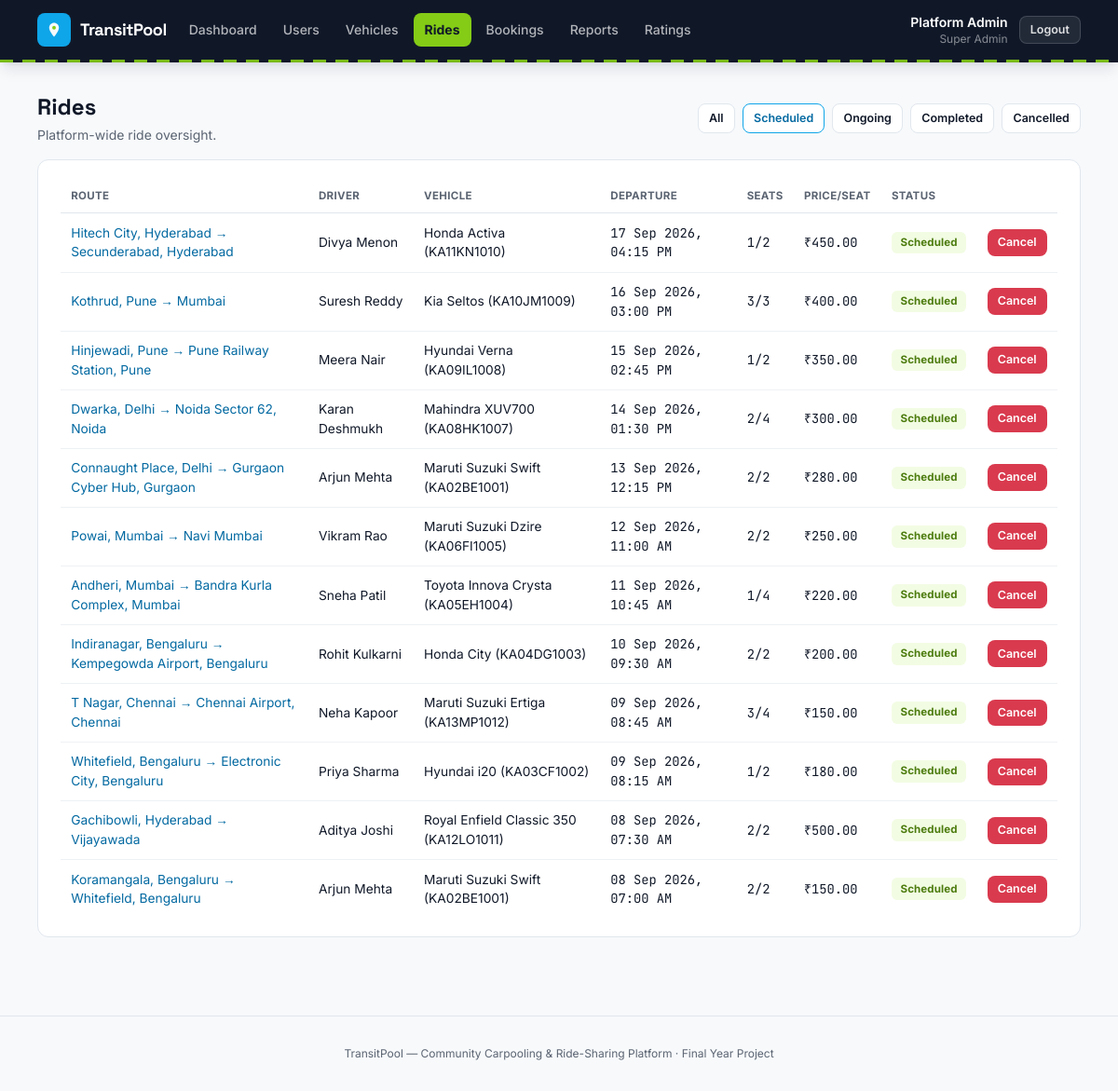
Screenshot of /index.php?route=admin/rides&status=scheduled (signed in) with the database file from the repository.
### tables this page shows
CREATE TABLE rides (
    id               INT UNSIGNED AUTO_INCREMENT PRIMARY KEY,
    driver_id        INT UNSIGNED NOT NULL,
    vehicle_id       INT UNSIGNED NOT NULL,
    origin           VARCHAR(120) NOT NULL,
    destination      VARCHAR(120) NOT NULL,
    departure_at     DATETIME NOT NULL,
    seats_total      TINYINT UNSIGNED NOT NULL,
    seats_available  TINYINT UNSIGNED NOT NULL,
    price_per_seat   DECIMAL(8,2) NOT NULL,
    notes            VARCHAR(255) NULL,
    status           ENUM('scheduled','ongoing','completed','cancelled') NOT NULL DEFAULT 'scheduled',
    created_at       TIMESTAMP NOT NULL DEFAULT CURRENT_TIMESTAMP,
    CONSTRAINT fk_rides_driver  FOREIGN KEY (driver_id)  REFERENCES users(id)    ON DELETE CASCADE,
    CONSTRAINT fk_rides_vehicle FOREIGN KEY (vehicle_id) REFERENCES vehicles(id) ON DELETE RESTRICT,
    INDEX idx_rides_driver (driver_id),
    INDEX idx_rides_search (status, departure_at),
    INDEX idx_rides_origin (origin),
    INDEX idx_rides_destination (destination)
);

CREATE TABLE users (
    id         INT UNSIGNED AUTO_INCREMENT PRIMARY KEY,
    name       VARCHAR(120)    NOT NULL,
    email      VARCHAR(150)    NOT NULL UNIQUE,
    phone      VARCHAR(20)     NOT NULL,
    password   VARCHAR(255)    NOT NULL,
    role       ENUM('super_admin','driver','rider') NOT NULL,
    status     ENUM('active','inactive') NOT NULL DEFAULT 'active',
    created_at TIMESTAMP NOT NULL DEFAULT CURRENT_TIMESTAMP
);

CREATE TABLE vehicles (
    id            INT UNSIGNED AUTO_INCREMENT PRIMARY KEY,
    driver_id     INT UNSIGNED NOT NULL,
    make          VARCHAR(60)  NOT NULL,
    model         VARCHAR(60)  NOT NULL,
    color         VARCHAR(30)  NOT NULL,
    plate_number  VARCHAR(20)  NOT NULL UNIQUE,
    vehicle_type  ENUM('hatchback','sedan','suv','bike') NOT NULL,
    total_seats   TINYINT UNSIGNED NOT NULL,
    status        ENUM('active','inactive') NOT NULL DEFAULT 'active',
    created_at    TIMESTAMP NOT NULL DEFAULT CURRENT_TIMESTAMP,
    CONSTRAINT fk_vehicles_driver FOREIGN KEY (driver_id) REFERENCES users(id) ON DELETE CASCADE,
    INDEX idx_vehicles_driver (driver_id)
);

### app/controllers/AdminController.php (called while the page is built, shortened)
<?php
require_once __DIR__ . '/../models/Ride.php';
class AdminController
{
    public function rides(): void
    {
        $status = $_GET['status'] ?? '';
        $rides = Ride::all($status);
        require __DIR__ . '/../views/admin/rides.php';
    }
}

### public/index.php (called while the page is built, shortened)
<?php
require_once __DIR__ . '/../core/helpers.php';
require_once __DIR__ . '/../app/models/Ride.php';
require_once __DIR__ . '/../app/controllers/AdminController.php';
$router = new Router();
$router->get('login', fn() => (new AuthController())->showLogin());
$router->post('login', fn() => (new AuthController())->login());
$router->get('register', fn() => (new AuthController())->showRegister());
$router->post('register', fn() => (new AuthController())->register());
$router->post('logout', fn() => (new AuthController())->logout());
$router->get('admin/dashboard', fn() => (new AdminController())->dashboard());
$router->get('admin/users', fn() => (new AdminController())->users());
$router->post('admin/users/status', fn() => (new AdminController())->userStatus());
$router->get('admin/vehicles', fn() => (new AdminController())->vehicles());
$router->post('admin/vehicles/status', fn() => (new AdminController())->vehicleStatus());
$router->get('admin/rides', fn() => (new AdminController())->rides());
$router->get('admin/rides/show', fn() => (new AdminController())->rideShow());
$router->post('admin/rides/cancel', fn() => (new AdminController())->rideCancel());
$router->get('admin/bookings', fn() => (new AdminController())->bookings());
$router->get('admin/ratings', fn() => (new AdminController())->ratings());
$router->get('admin/reports', fn() => (new AdminController())->reports());
$router->post('admin/reports/resolve', fn() => (new AdminController())->reportResolve());
$router->get('driver/dashboard', fn() => (new DriverController())->dashboard());
$router->get('driver/vehicles', fn() => (new DriverController())->vehicles());
$router->get('driver/vehicles/new', fn() => (new DriverController())->vehicleNew());
$router->post('driver/vehicles/store', fn() => (new DriverController())->vehicleStore());
$router->get('driver/vehicles/edit', fn() => (new DriverController())->vehicleEdit());
$router->post('driver/vehicles/update', fn() => (new DriverController())->vehicleUpdate());
$router->post('driver/vehicles/deactivate', fn() => (new DriverController())->vehicleDeactivate());
$router->post('driver/vehicles/activate', fn() => (new DriverController())->vehicleActivate());
$router->get('driver/rides', fn() => (new DriverController())->rides());
$router->get('driver/rides/new', fn() => (new DriverController())->rideNew());
$router->post('driver/rides/store', fn() => (new DriverController())->rideStore());
$router->get('driver/rides/edit', fn() => (new DriverController())->rideEdit());
$router->post('driver/rides/update', fn() => (new DriverController())->rideUpdate());
$router->post('driver/rides/cancel', fn() => (new DriverController())->rideCancel());
$router->post('driver/rides/start', fn() => (new DriverController())->rideStart());
$router->post('driver/rides/complete', fn() => (new DriverController())->rideComplete());
$router->get('driver/rides/roster', fn() => (new DriverController())->roster());
$router->get('driver/rides/rate', fn() => (new DriverController())->rateRiders());
$router->post('driver/ratings/store', fn() => (new DriverController())->rateRiderStore());
$router->get('driver/profile', fn() => (new DriverController())->profile());
$router->get('rider/dashboard', fn() => (new RiderController())->dashboard());
$router->get('rider/search', fn() => (new RiderController())->search());
$router->get('rider/rides/show', fn() => (new RiderController())->rideShow());
$router->post('rider/bookings/store', fn() => (new RiderController())->bookingStore());
$router->get('rider/bookings', fn() => (new RiderController())->bookings());
$router->post('rider/bookings/cancel', fn() => (new RiderController())->bookingCancel());
$router->get('rider/rides/rate', fn() => (new RiderController())->rateDriver());
$router->post('rider/ratings/store', fn() => (new RiderController())->rateDriverStore());
$router->get('rider/profile', fn() => (new RiderController())->profile());
$router->get('reports/new', fn() => (new ReportController())->newForm());
$router->post('reports/store', fn() => (new ReportController())->store());
$route = $_GET['route'] ?? '';
$router->dispatch($_SERVER['REQUEST_METHOD'], $route);

### core/Router.php (called while the page is built, shortened)
<?php
class Router
{
    private array $routes = ['GET' => [], 'POST' => []];
    public function get(string $route, callable $handler): void
    {
        $this->routes['GET'][$route] = $handler;
    }
    public function post(string $route, callable $handler): void
    {
        $this->routes['POST'][$route] = $handler;
    }
    public function dispatch(string $method, string $route): void
    {
        $handler = $this->routes[$method][$route] ?? null;
        try {
            $handler();
        } catch (Throwable $e) {
            error_log($e->getMessage());
            http_response_code(500);
            require __DIR__ . '/../app/views/errors/500.php';
        }
    }
}

### app/models/Ride.php (called while the page is built, shortened)
<?php
class Ride
{
    public static function all(string $status = ''): array
    {
        $pdo = Database::connect();
        $sql = "SELECT r.*, u.name AS driver_name, v.make, v.model, v.plate_number
                FROM rides r JOIN users u ON u.id = r.driver_id JOIN vehicles v ON v.id = r.vehicle_id";
        $params = [];
        if ($status !== '') {
            $sql .= ' WHERE r.status = ?';
            $params[] = $status;
        }
        $sql .= ' ORDER BY r.departure_at DESC';
        $stmt = $pdo->prepare($sql);
        $stmt->execute($params);
        return $stmt->fetchAll();
    }
}

### core/helpers.php (called while the page is built, shortened)
<?php
function e(?string $value): string
{
    return htmlspecialchars($value ?? '', ENT_QUOTES, 'UTF-8');
}
function format_datetime(?string $datetime): string
{
    $ts = strtotime($datetime);
    return $ts === false ? '-' : date('d M Y, h:i A', $ts);
}
function money(float|string $amount): string
{
    return '₹' . number_format((float)$amount, 2);
}
function status_badge_class(string $status): string
{
    return match ($status) {
        'active', 'confirmed', 'completed', 'resolved', 'scheduled' => 'badge-lime',
        'ongoing' => 'badge-sky',
        'inactive', 'cancelled', 'dismissed' => 'badge-slate',
        'open' => 'badge-amber',
        default => 'badge-slate',
    };
}

### app/views/admin/rides.php (the view, shortened to what this page needs)
<?php $pageTitle = 'Rides'; require __DIR__ . '/../partials/header.php'; require __DIR__ . '/../partials/navbar.php'; ?>
<main class="max-w-6xl mx-auto px-4 py-8">
    <div class="card-head">
        <div>
            <h1 class="font-display text-2xl font-bold">Rides</h1>
            <p class="text-slateink text-sm mt-1">Platform-wide ride oversight.</p>
        </div>
        <div class="flex gap-2 text-sm flex-wrap">
            <?php $current = $_GET['status'] ?? ''; ?>
            <a href="/index.php?route=admin/rides" class="btn-secondary btn-sm <?= $current === '' ? 'border-sky text-sky-dark' : '' ?>">All</a>
            <a href="/index.php?route=admin/rides&status=scheduled" class="btn-secondary btn-sm <?= $current === 'scheduled' ? 'border-sky text-sky-dark' : '' ?>">Scheduled</a>
            <a href="/index.php?route=admin/rides&status=ongoing" class="btn-secondary btn-sm <?= $current === 'ongoing' ? 'border-sky text-sky-dark' : '' ?>">Ongoing</a>
            <a href="/index.php?route=admin/rides&status=completed" class="btn-secondary btn-sm <?= $current === 'completed' ? 'border-sky text-sky-dark' : '' ?>">Completed</a>
            <a href="/index.php?route=admin/rides&status=cancelled" class="btn-secondary btn-sm <?= $current === 'cancelled' ? 'border-sky text-sky-dark' : '' ?>">Cancelled</a>
        </div>
    </div>
    <div class="card">
        <div class="table-scroll">
            <table class="data-table">
                <thead><tr><th>Route</th><th>Driver</th><th>Vehicle</th><th>Departure</th><th>Seats</th><th>Price/seat</th><th>Status</th><th></th></tr></thead>
                <tbody>
                <?php foreach ($rides as $r): ?>
                    <tr>
                        <td><a href="/index.php?route=admin/rides/show&id=<?= (int)$r['id'] ?>" class="text-sky-dark hover:underline"><?= e($r['origin']) ?> &rarr; <?= e($r['destination']) ?></a></td>
                        <td><?= e($r['driver_name']) ?></td>
                        <td><?= e($r['make']) ?> <?= e($r['model']) ?> (<?= e($r['plate_number']) ?>)</td>
                        <td class="font-mono-tab"><?= format_datetime($r['departure_at']) ?></td>
                        <td class="font-mono-tab"><?= (int)($r['seats_total'] - $r['seats_available']) ?>/<?= (int)$r['seats_total'] ?></td>
                        <td class="font-mono-tab"><?= money($r['price_per_seat']) ?></td>
                        <td><span class="badge <?= status_badge_class($r['status']) ?>"><?= e(ucfirst($r['status'])) ?></span></td>
                        <td>
                            <?php if (in_array($r['status'], ['scheduled', 'ongoing'], true)): ?>
                                <form method="POST" action="/index.php?route=admin/rides/cancel" class="inline" data-confirm="Cancel this ride? Any confirmed bookings on it will be released.">
                                    <button type="submit" class="btn-danger btn-sm">Cancel</button>
                                </form>
                            <?php endif; ?>
                        </td>
                    </tr>
                <?php endforeach; ?>
                </tbody>
            </table>
        </div>
    </div>
</main>
<?php require __DIR__ . '/../partials/footer.php'; ?>

### public/assets/css/style.css (style rules this page uses)
* { box-sizing: border-box; }
h1, h2, h3, h4, .font-display { font-family: 'Space Grotesk', 'Inter', sans-serif; }
.font-mono-tab { font-family: 'JetBrains Mono', monospace; font-variant-numeric: tabular-nums; }
.card { background: #fff; border: 1px solid var(--line, #E1E7EE); border-radius: 12px; padding: 1.25rem 1.5rem; margin-bottom: 1.25rem; }
.card-head { display: flex; align-items: center; justify-content: space-between; gap: 1rem; margin-bottom: 1rem; flex-wrap: wrap; }
.btn-secondary { background: #fff; color: #101828; border: 1px solid #E1E7EE; border-radius: 8px; padding: 0.55rem 1.15rem; font-weight: 600; font-size: 0.88rem; display: inline-flex; align-items: center; justify-content: center; gap: .4rem; cursor: pointer; }
.btn-danger { background: #D93A4E; color: #fff; border-radius: 8px; border: none; cursor: pointer; padding: 0.5rem 1rem; font-weight: 600; font-size: 0.82rem; }
.btn-sm { padding: 0.32rem 0.7rem; font-size: 0.78rem; }
.badge { display:inline-flex; align-items:center; padding: 0.2rem 0.6rem; border-radius: 6px; font-size: 0.72rem; font-weight: 700; letter-spacing: 0.01em; }
.badge-lime { background: #F2FCE3; color: #4D7C0F; }
.table-scroll { overflow-x: auto; }
.data-table { width: 100%; border-collapse: collapse; font-size: 0.86rem; }
.data-table th { text-align: left; padding: 0.6rem 0.7rem; color: #5B6472; font-weight: 700; font-size: 0.72rem; text-transform: uppercase; letter-spacing: 0.03em; border-bottom: 1px solid #E1E7EE; }
.data-table td { padding: 0.65rem 0.7rem; border-bottom: 1px solid #EEF1F4; vertical-align: middle; }
.data-table tr:last-child td { border-bottom: none; }

### rows the page displays
rides: origin "Hitech City, Hyderabad", destination "Secunderabad, Hyderabad", driver.name "Divya Menon", vehicle.make "Honda", vehicle.model "Activa", vehicle.plate_number "KA11KN1010", departure_at "17 Sep 2026, 04:15 PM", $r['seats_total']-$r['seats_available'] "1", seats_total "2", price_per_seat "₹450.00", status "Scheduled"
rides: origin "Kothrud, Pune", destination "Mumbai", driver.name "Suresh Reddy", vehicle.make "Kia", vehicle.model "Seltos", vehicle.plate_number "KA10JM1009", departure_at "16 Sep 2026, 03:00 PM", $r['seats_total']-$r['seats_available'] "3", seats_total "3", price_per_seat "₹400.00", status "Scheduled"
rides: origin "Hinjewadi, Pune", destination "Pune Railway Station, Pune", driver.name "Meera Nair", vehicle.make "Hyundai", vehicle.model "Verna", vehicle.plate_number "KA09IL1008", departure_at "15 Sep 2026, 02:45 PM", $r['seats_total']-$r['seats_available'] "1", seats_total "2", price_per_seat "₹350.00", status "Scheduled"
rides: origin "Dwarka, Delhi", destination "Noida Sector 62, Noida", driver.name "Karan Deshmukh", vehicle.make "Mahindra", vehicle.model "XUV700", vehicle.plate_number "KA08HK1007", departure_at "14 Sep 2026, 01:30 PM", $r['seats_total']-$r['seats_available'] "2", seats_total "4", price_per_seat "₹300.00", status "Scheduled"
rides: origin "Connaught Place, Delhi", destination "Gurgaon Cyber Hub, Gurgaon", driver.name "Arjun Mehta", vehicle.make "Maruti Suzuki", vehicle.model "Swift", vehicle.plate_number "KA02BE1001", departure_at "13 Sep 2026, 12:15 PM", $r['seats_total']-$r['seats_available'] "2", seats_total "2", price_per_seat "₹280.00", status "Scheduled"
rides: origin "Powai, Mumbai", destination "Navi Mumbai", driver.name "Vikram Rao", vehicle.make "Maruti Suzuki", vehicle.model "Dzire", vehicle.plate_number "KA06FI1005", departure_at "12 Sep 2026, 11:00 AM", $r['seats_total']-$r['seats_available'] "2", seats_total "2", price_per_seat "₹250.00", status "Scheduled"
rides: origin "Andheri, Mumbai", destination "Bandra Kurla Complex, Mumbai", driver.name "Sneha Patil", vehicle.make "Toyota", vehicle.model "Innova Crysta", vehicle.plate_number "KA05EH1004", departure_at "11 Sep 2026, 10:45 AM", $r['seats_total'] - $r['seats_available'] "1", seats_total "4", price_per_seat "₹220.00", status "Scheduled"
rides: origin "Indiranagar, Bengaluru", destination "Kempegowda Airport, Bengaluru", driver.name "Rohit Kulkarni", vehicle.make "Honda", vehicle.model "City", vehicle.plate_number "KA04DG1003", departure_at "10 Sep 2026, 09:30 AM", $r['seats_total']-$r['seats_available'] "2", seats_total "2", price_per_seat "₹200.00", status "Scheduled"
rides: origin "T Nagar, Chennai", destination "Chennai Airport, Chennai", driver.name "Neha Kapoor", vehicle.make "Maruti Suzuki", vehicle.model "Ertiga", vehicle.plate_number "KA13MP1012", departure_at "09 Sep 2026, 08:45 AM", $r['seats_total'] - $r['seats_available'] "3", seats_total "4", price_per_seat "₹150.00", status "Scheduled"
rides: origin "Whitefield, Bengaluru", destination "Electronic City, Bengaluru", driver.name "Priya Sharma", vehicle.make "Hyundai", vehicle.model "i20", vehicle.plate_number "KA03CF1002", departure_at "09 Sep 2026, 08:15 AM", $r['seats_total']-$r['seats_available'] "1", seats_total "2", price_per_seat "₹180.00", status "Scheduled"
rides: origin "Gachibowli, Hyderabad", destination "Vijayawada", driver.name "Aditya Joshi", vehicle.make "Royal Enfield", vehicle.model "Classic 350", vehicle.plate_number "KA12LO1011", departure_at "08 Sep 2026, 07:30 AM", $r['seats_total']-$r['seats_available'] "2", seats_total "2", price_per_seat "₹500.00", status "Scheduled"
rides: origin "Koramangala, Bengaluru", destination "Whitefield, Bengaluru", driver.name "Arjun Mehta", vehicle.make "Maruti Suzuki", vehicle.model "Swift", vehicle.plate_number "KA02BE1001", departure_at "08 Sep 2026, 07:00 AM", $r['seats_total']-$r['seats_available'] "2", seats_total "2", price_per_seat "₹150.00", status "Scheduled"

### other values shown
$label "Dashboard"
$label "Users"
$label "Vehicles"
$label "Rides"
$label "Bookings"
$label "Reports"
$label "Ratings"
Auth::name() "Platform Admin"
str_replace('_', ' ', $role ?? '') "Super Admin"
